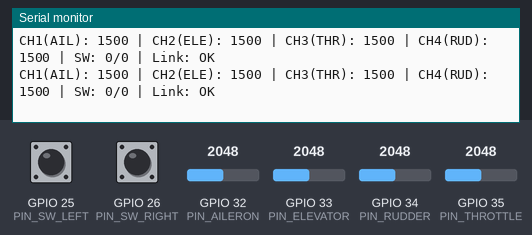
This sketch was run on a simulated ESP32. Shown: the last lines printed to the serial monitor. The test bench sets the inputs (shaded band); at power-on: GPIO 32 (PIN_AILERON) = 2048, GPIO 33 (PIN_ELEVATOR) = 2048, GPIO 34 (PIN_RUDDER) = 2048, GPIO 35 (PIN_THROTTLE) = 2048, GPIO 25 (PIN_SW_LEFT) HIGH, GPIO 26 (PIN_SW_RIGHT) HIGH (analog values on the 0–4095 scale). No radio packets arrive unless stated.

Above: at 1.8 s.
1.9 s: GPIO 32 (PIN_AILERON) set to 2866
At 2.15 s:
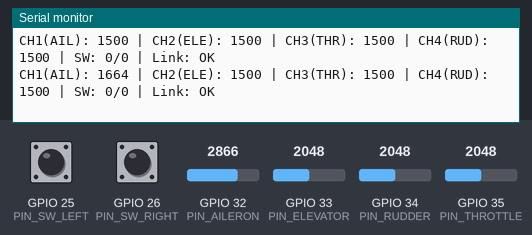
3.4 s: GPIO 33 (PIN_ELEVATOR) set to 2866
At 3.5 s:
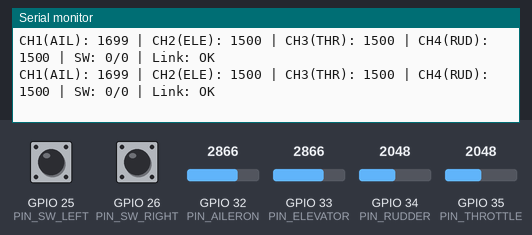
4.9 s: GPIO 34 (PIN_RUDDER) set to 2866
At 5.0 s:
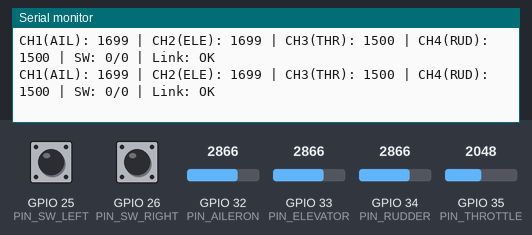
6.4 s: GPIO 35 (PIN_THROTTLE) set to 2866
At 6.5 s:
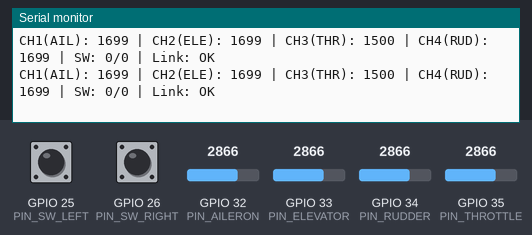
7.9 s: GPIO 25 (PIN_SW_LEFT) pulled LOW for 0.15 s
At 8.15 s:
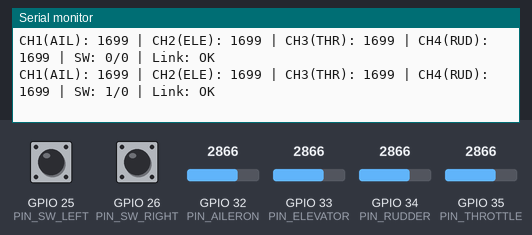
9.5 s: GPIO 26 (PIN_SW_RIGHT) pulled LOW for 0.15 s
At 9.65 s:
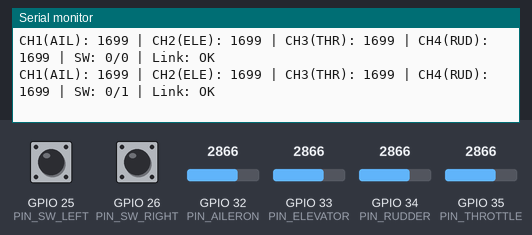
Timing chart, 0 to 12.1 s (numbered marks = the images above; inputs shaded):
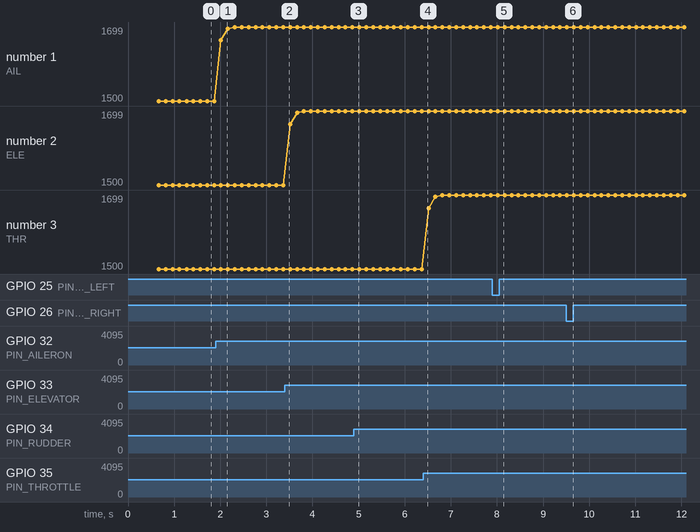

The sketch:

tx.ino
```cpp
#include <SPI.h>
#include <nRF24L01.h>
#include <RF24.h>

// ============================================================================
// 1. DEFINIÇÃO DE PINOS
// ============================================================================
#define PIN_CE   4
#define PIN_CSN  5

#define PIN_AILERON   32  // Canal 1: Joystick Direito - Eixo X
#define PIN_ELEVATOR  33  // Canal 2: Joystick Direito - Eixo Y
#define PIN_THROTTLE  35  // Canal 3: Joystick Esquerdo - Eixo Y (Motor)
#define PIN_RUDDER    34  // Canal 4: Joystick Esquerdo - Eixo X

#define PIN_SW_LEFT   25
#define PIN_SW_RIGHT  26

// ============================================================================
// 2. CALIBRAÇÃO E PARÂMETROS DE RÁDIO
// ============================================================================
#define INVERT_AILERON   false
#define INVERT_ELEVATOR  false
#define INVERT_THROTTLE  false
#define INVERT_RUDDER    false

const int DEADBAND_CENTER   = 20;  // Zona morta ao redor de 1500 us
const int DEADBAND_THROTTLE = 25;  // Zona morta no mínimo do motor (1000 us)
const float FILTER_ALPHA    = 0.25f;

const unsigned long TX_INTERVAL_MS    = 20;   // 50 Hz
const unsigned long DEBUG_INTERVAL_MS = 150;
const byte PIPE_ADDRESS[6] = "AERO1";

// ============================================================================
// 3. ESTRUTURA DO PACOTE RC
// ============================================================================
struct __attribute__((packed)) PacoteRC {
  uint16_t aileron;
  uint16_t elevator;
  uint16_t throttle;
  uint16_t rudder;
  uint8_t  swLeft;
  uint8_t  swRight;
};

RF24 radio(PIN_CE, PIN_CSN);
PacoteRC dadosTX;

// Centros reais capturados na inicialização (para eixos com mola)
int centroADC_Aileron  = 2048;
int centroADC_Elevator = 2048;
int centroADC_Rudder   = 2048;

// Estados do filtro exponencial
float filtAileron  = 2048.0f;
float filtElevator = 2048.0f;
float filtThrottle = 0.0f;
float filtRudder   = 2048.0f;

unsigned long ultimoEnvioMs = 0;
unsigned long ultimoDebugMs = 0;
bool ultimoStatusEnvio = false;

// ============================================================================
// 4. FUNÇÕES DE CALIBRAÇÃO, FILTRO E MAPEAMENTO
// ============================================================================
int calibrarCentroPino(uint8_t pino) {
  uint32_t soma = 0;
  for (int i = 0; i < 30; i++) {
    soma += analogRead(pino);
    delay(5);
  }
  int media = soma / 30;
  // Limita a faixa aceitável para evitar erro caso o stick seja segurado ao ligar
  return constrain(media, 1300, 2700);
}

float lerCanalFiltrado(uint8_t pino, float &estadoAnterior) {
  uint32_t soma = 0;
  for (uint8_t i = 0; i < 4; i++) {
    soma += analogRead(pino);
  }
  float leituraAtual = soma / 4.0f;
  estadoAnterior = (FILTER_ALPHA * leituraAtual) + ((1.0f - FILTER_ALPHA) * estadoAnterior);
  return estadoAnterior;
}

// Mapeamento assimétrico: garante 1500 exato no centro real e 1000/2000 nas pontas
uint16_t mapearSuperficie(float valorADC, int centroADC, bool inverter) {
  int raw = constrain((int)valorADC, 0, 4095);

  if (inverter) {
    raw = 4095 - raw;
    centroADC = 4095 - centroADC;
  }

  int pulso;
  if (raw < centroADC) {
    pulso = map(raw, 0, centroADC, 1000, 1500);
  } else {
    pulso = map(raw, centroADC, 4095, 1500, 2000);
  }

  pulso = constrain(pulso, 1000, 2000);

  if (abs(pulso - 1500) <= DEADBAND_CENTER) {
    pulso = 1500;
  }

  return (uint16_t)pulso;
}

// Mapeamento linear para o acelerador (0 -> 1000 us, máximo -> 2000 us)
uint16_t mapearThrottle(float valorADC, bool inverter) {
  int raw = constrain((int)valorADC, 0, 4095);
  if (inverter) {
    raw = 4095 - raw;
  }

  int pulso = map(raw, 0, 4095, 1000, 2000);
  pulso = constrain(pulso, 1000, 2000);

  if (pulso <= (1000 + DEADBAND_THROTTLE)) {
    pulso = 1000;
  }

  return (uint16_t)pulso;
}

// ============================================================================
// 5. SETUP
// ============================================================================
void setup() {
  Serial.begin(115200);
  delay(200);
  Serial.println("\n=== CALIBRANDO CENTRO DOS STICKS (NAO TOQUE NOS JOYSTICKS) ===");

  analogReadResolution(12);
  analogSetAttenuation(ADC_11db);

  pinMode(PIN_SW_LEFT, INPUT_PULLUP);
  pinMode(PIN_SW_RIGHT, INPUT_PULLUP);

  // Mede o ponto de repouso real dos 3 comandos de superfície
  centroADC_Aileron  = calibrarCentroPino(PIN_AILERON);
  centroADC_Elevator = calibrarCentroPino(PIN_ELEVATOR);
  centroADC_Rudder   = calibrarCentroPino(PIN_RUDDER);

  filtAileron  = centroADC_Aileron;
  filtElevator = centroADC_Elevator;
  filtRudder   = centroADC_Rudder;
  filtThrottle = analogRead(PIN_THROTTLE);

  Serial.print("Centros ADC -> AIL: "); Serial.print(centroADC_Aileron);
  Serial.print(" | ELE: "); Serial.print(centroADC_Elevator);
  Serial.print(" | RUD: "); Serial.println(centroADC_Rudder);

  if (!radio.begin()) {
    Serial.println("[ERRO CRÍTICO] Módulo NRF24L01 não detectado!");
    while (true) {
      delay(1000);
    }
  }

  radio.setPALevel(RF24_PA_MAX);
  radio.setDataRate(RF24_250KBPS);
  radio.setChannel(108);
  radio.setCRCLength(RF24_CRC_16);
  radio.setAutoAck(true);
  radio.setRetries(3, 8);
  radio.setPayloadSize(sizeof(PacoteRC));

  radio.openWritingPipe(PIPE_ADDRESS);
  radio.stopListening();

  Serial.println("[OK] Transmissor pronto a 50Hz.");
}

// ============================================================================
// 6. LOOP PRINCIPAL
// ============================================================================
void loop() {
  unsigned long agora = millis();

  if (agora - ultimoEnvioMs >= TX_INTERVAL_MS) {
    ultimoEnvioMs = agora;

    float rawAileron  = lerCanalFiltrado(PIN_AILERON,  filtAileron);
    float rawElevator = lerCanalFiltrado(PIN_ELEVATOR, filtElevator);
    float rawThrottle = lerCanalFiltrado(PIN_THROTTLE, filtThrottle);
    float rawRudder   = lerCanalFiltrado(PIN_RUDDER,   filtRudder);

    dadosTX.aileron  = mapearSuperficie(rawAileron,  centroADC_Aileron,  INVERT_AILERON);
    dadosTX.elevator = mapearSuperficie(rawElevator, centroADC_Elevator, INVERT_ELEVATOR);
    dadosTX.throttle = mapearThrottle(rawThrottle, INVERT_THROTTLE);
    dadosTX.rudder   = mapearSuperficie(rawRudder,   centroADC_Rudder,   INVERT_RUDDER);

    dadosTX.swLeft  = (digitalRead(PIN_SW_LEFT)  == LOW) ? 1 : 0;
    dadosTX.swRight = (digitalRead(PIN_SW_RIGHT) == LOW) ? 1 : 0;

    ultimoStatusEnvio = radio.write(&dadosTX, sizeof(PacoteRC));
  }

  if (agora - ultimoDebugMs >= DEBUG_INTERVAL_MS) {
    ultimoDebugMs = agora;

    Serial.print("CH1(AIL): "); Serial.print(dadosTX.aileron);
    Serial.print(" | CH2(ELE): "); Serial.print(dadosTX.elevator);
    Serial.print(" | CH3(THR): "); Serial.print(dadosTX.throttle);
    Serial.print(" | CH4(RUD): "); Serial.print(dadosTX.rudder);
    Serial.print(" | SW: "); Serial.print(dadosTX.swLeft); Serial.print("/"); Serial.print(dadosTX.swRight);
    Serial.print(" | Link: ");
    Serial.println(ultimoStatusEnvio ? "OK" : "FALHA (Sem ACK)");
  }
}
```

Measured:
- after the input at 1.9 s, the serial monitor: prints a new line after 0.12 s (image 1)
- after the input at 7.9 s, the serial monitor: prints a new line after 0.12 s (image 5)
- after the input at 9.5 s, the serial monitor: prints a new line at once (image 6)
- plotted number 1: 1500 → 1699 after the input at 1.9 s
